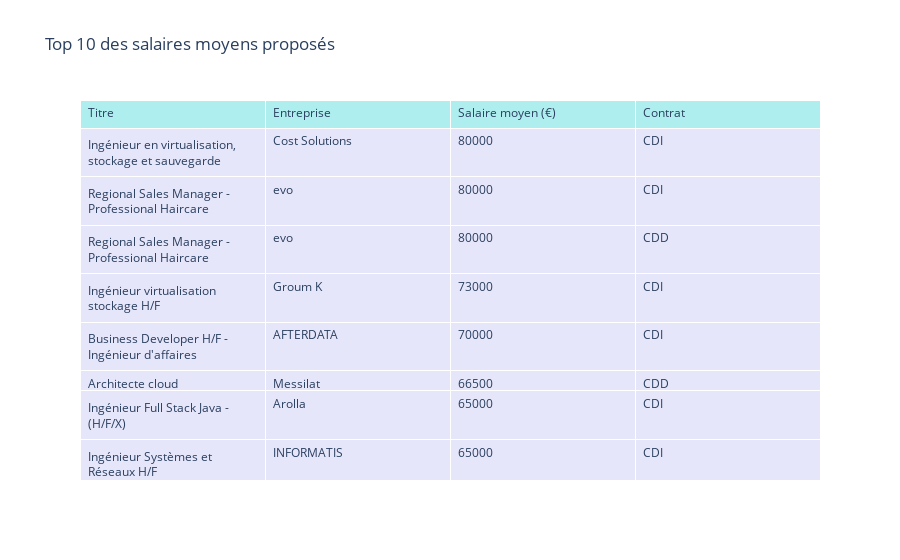

The code cell stored with this chart in its notebook:
### Markdown cell above
### 6. Entreprises / domaines qui payent le mieux

### Code cell
# Trier les données par salaire moyen décroissant et sélectionner les 10 premières
top_10_salaries = data.sort_values(by='Salaire_Moyen', ascending=False).head(10)

# Afficher les informations importantes pour ces postes
top_10_info = top_10_salaries[['Titre', 'Entreprise', 'Salaire_Moyen', 'Contrat']]

# Visualisation sous forme de tableau avec Plotly

fig = go.Figure(data=[go.Table(
    header=dict(values=["Titre", "Entreprise", "Salaire moyen (€)", "Contrat"],
                fill_color='paleturquoise',
                align='left'),
    cells=dict(values=[
        top_10_info['Titre'],
        top_10_info['Entreprise'],
        top_10_info['Salaire_Moyen'],
        top_10_info['Contrat']],
        fill_color='lavender',
        align='left')
)])
fig.update_layout(title="Top 10 des salaires moyens proposés")
fig.show()

### Figure 1 — Plotly figure (JSON) as saved in the notebook; plotly's stock layout.template omitted (floating-point values rounded to 4 significant figures)
{"data": [{"cells": {"align": "left", "fill": {"color": "lavender"}, "values": [["Ingénieur en virtualisation, stockage et sauvegarde", "Regional Sales Manager - Professional Haircare", "Regional Sales Manager - Professional Haircare", "Ingénieur virtualisation stockage H/F", "Business Developer H/F - Ingénieur d'affaires", "Architecte cloud", "Ingénieur Full Stack Java - (H/F/X)", "Ingénieur Systèmes et Réseaux H/F", "Ingénieur logiciel .NET (F/H/X)", "Ingénieur système et réseau"], ["Cost Solutions", "evo", "evo", "Groum K", "AFTERDATA", "Messilat", "Arolla", "INFORMATIS", "AROLLA", "SECURINFOR"], [80000, 80000, 80000, 73000, 70000, 66500, 65000, 65000, 62500, 62500], ["CDI", "CDI", "CDD", "CDI", "CDI", "CDD", "CDI", "CDI", "CDI", "CDD"]]}, "header": {"align": "left", "fill": {"color": "paleturquoise"}, "values": ["Titre", "Entreprise", "Salaire moyen (€)", "Contrat"]}, "type": "table"}], "layout": {"title": {"text": "Top 10 des salaires moyens proposés"}}}
